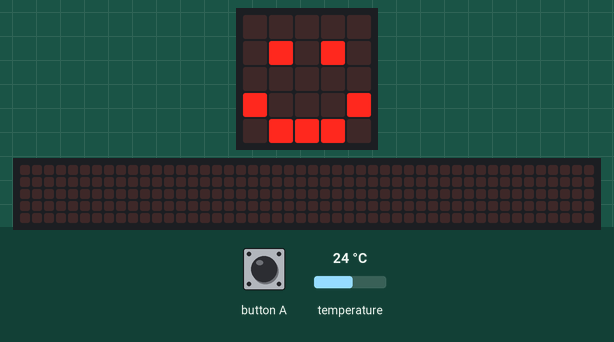
Recording of a program running on a simulated BBC micro:bit (MakeCode). Shown: the board's 5×5 LED display, a strip that is not on the board, showing the scrolling text unrolled. The inputs (shaded band) are chosen by the test bench; at power-on: temperature 24 °C. The 48×5 strip is a reading aid, not a part: it shows the text the display is scrolling, unrolled, one strip-width of it at a time.

Above: at 1.8 s.
1.9 s: button A pressed for 0.15 s
At 5.8 s:
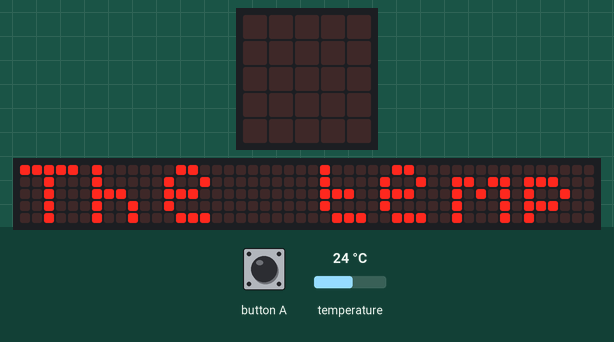
At 26.8 s:
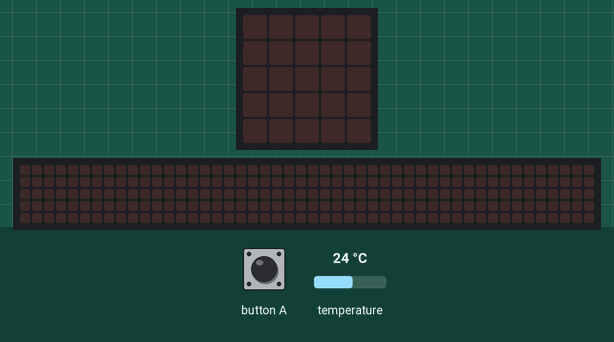

Measured:
- after the input at 1.9 s, the display: changes after 0.15 s (image 1)
- what the display in image 1 shows lasts 0.8 s, from 5.2 s to 6.0 s

The program:

main.ts
```typescript
// (licence header left out)
let temperatureInKelvin: number
let roundedKelvin: number

basic.clearScreen()
basic.showIcon(IconNames.Happy)

input.onButtonPressed(Button.A, function () {
    const temperature = input.temperature()
    temperatureInKelvin = (temperature + 273.15)
    roundedKelvin = Math.round(temperatureInKelvin)

    basic.clearScreen()
    basic.showString("The temperature is: " + (roundedKelvin) + " K.")
})
```
